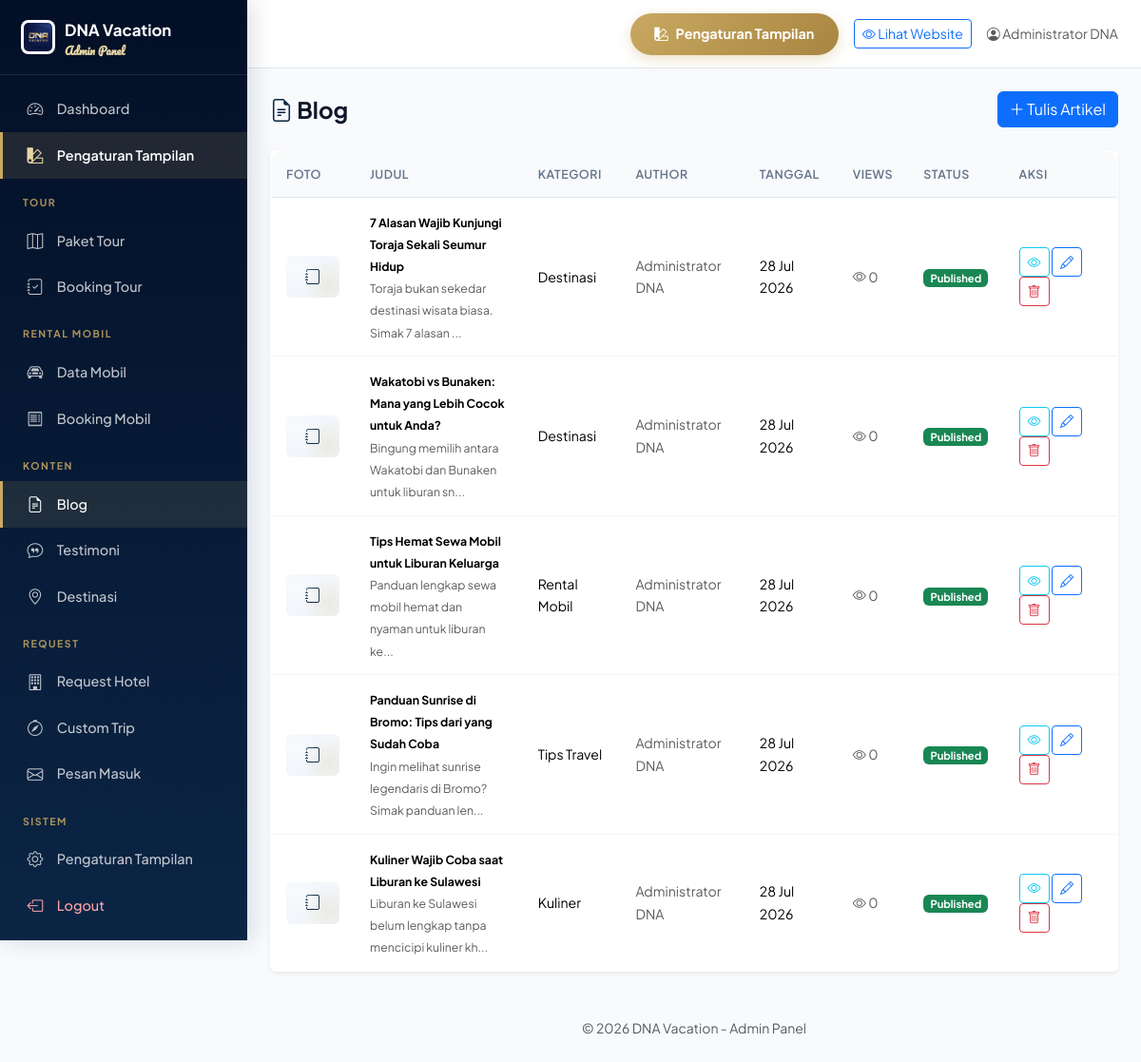
Screenshot of /admin/blog.php (signed in) with the database file from the repository.
### tables this page shows
CREATE TABLE blog_posts (
  id INT AUTO_INCREMENT PRIMARY KEY,
  title VARCHAR(200) NOT NULL,
  slug VARCHAR(220) NOT NULL UNIQUE,
  category_id INT,
  excerpt TEXT,
  content LONGTEXT,
  image VARCHAR(255),
  author_id INT,
  is_published TINYINT(1) DEFAULT 0,
  meta_title VARCHAR(200),
  meta_description TEXT,
  view_count INT DEFAULT 0,
  published_at TIMESTAMP NULL,
  created_at TIMESTAMP DEFAULT CURRENT_TIMESTAMP,
  updated_at TIMESTAMP DEFAULT CURRENT_TIMESTAMP ON UPDATE CURRENT_TIMESTAMP,
  FOREIGN KEY (category_id) REFERENCES blog_categories(id) ON DELETE SET NULL,
  FOREIGN KEY (author_id) REFERENCES admin_users(id) ON DELETE SET NULL,
  INDEX idx_published (is_published),
  INDEX idx_slug (slug)
);

CREATE TABLE blog_categories (
  id INT AUTO_INCREMENT PRIMARY KEY,
  name VARCHAR(100) NOT NULL,
  slug VARCHAR(120) NOT NULL UNIQUE,
  created_at TIMESTAMP DEFAULT CURRENT_TIMESTAMP
);

### includes/config.php (called while the page is built, shortened)
<?php
function e($str) {
    return htmlspecialchars($str, ENT_QUOTES, 'UTF-8');
}
function truncate($text, $length = 100) {
    return substr($text, 0, $length) . '...';
}

### admin/blog.php (the view, shortened to what this page needs)
<?php
require_once __DIR__ . '/includes/header.php';
$posts = $pdo->query("SELECT bp.*, bc.name as cat_name, a.full_name as author_name FROM blog_posts bp LEFT JOIN blog_categories bc ON bp.category_id = bc.id LEFT JOIN admin_users a ON bp.author_id = a.id ORDER BY bp.created_at DESC")->fetchAll();
?>
<div class="p-3 p-md-4">
    <div class="d-flex justify-content-between align-items-center mb-4">
        <h4 class="fw-bold mb-0"><i class="bi bi-file-earmark-text text-primary-custom"></i> Blog</h4>
        <a href="blog-form.php" class="btn btn-primary"><i class="bi bi-plus-lg"></i> Tulis Artikel</a>
    </div>
    <div class="card border-0 shadow-sm">
        <div class="card-body p-0">
            <div class="table-responsive">
                <table class="table admin-table table-hover align-middle mb-0">
                    <thead>
                        <tr>
                            <th style="width:70px">Foto</th>
                            <th>Judul</th>
                            <th>Kategori</th>
                            <th>Author</th>
                            <th>Tanggal</th>
                            <th>Views</th>
                            <th>Status</th>
                            <th style="width:120px">Aksi</th>
                        </tr>
                    </thead>
                    <tbody>
                        <?php if (empty($posts)): ?>
                            <tr><td colspan="8" class="text-center text-muted py-4">Belum ada artikel. <a href="blog-form.php">Tulis artikel pertama Anda</a>.</td></tr>
                        <?php else: ?>
                            <?php foreach ($posts as $p): ?>
                                <tr>
                                    <td>
                                        <?php if ($p['image']): ?>
                                            <img src="<?= uploadUrl($p['image']) ?>" class="rounded" style="width:56px;height:44px;object-fit:cover" onerror="handleImgError(this)">
                                        <?php else: ?>
                                            <div class="placeholder-img rounded" style="width:56px;height:44px;font-size:1rem"><i class="bi bi-journal"></i></div>
                                        <?php endif; ?>
                                    </td>
                                    <td>
                                        <strong class="small"><?= e($p['title']) ?></strong>
                                        <br><small class="text-muted"><?= e(truncate(strip_tags($p['excerpt'] ?: $p['content']), 60)) ?></small>
                                    </td>
                                    <td class="small"><?= e($p['cat_name'] ?? '-') ?></td>
                                    <td class="small text-muted"><?= e($p['author_name'] ?? '-') ?></td>
                                    <td class="small"><?= date('d M Y', strtotime($p['created_at'])) ?></td>
                                    <td class="small text-muted"><i class="bi bi-eye"></i> <?= $p['view_count'] ?></td>
                                    <td>
                                        <a href="?toggle=<?= $p['id'] ?>" class="badge bg-<?= $p['is_published'] ? 'success' : 'secondary' ?> text-decoration-none" style="font-size:.7rem">
                                            <?= $p['is_published'] ? 'Published' : 'Draft' ?>
                                        </a>
                                    </td>
                                    <td>
                                        <?php if ($p['is_published']): ?>
                                        <a href="<?= BASE_URL ?>/blog-detail.php?slug=<?= e($p['slug']) ?>" target="_blank" class="btn btn-sm btn-outline-info" title="Lihat"><i class="bi bi-eye"></i></a>
                                        <?php endif; ?>
                                        <a href="blog-form.php?id=<?= $p['id'] ?>" class="btn btn-sm btn-outline-primary"><i class="bi bi-pencil"></i></a>
                                        <a href="?delete=<?= $p['id'] ?>" class="btn btn-sm btn-outline-danger" data-confirm="Hapus artikel ini?"><i class="bi bi-trash"></i></a>
                                    </td>
                                </tr>
                            <?php endforeach; ?>
                        <?php endif; ?>
                    </tbody>
                </table>
            </div>
        </div>
    </div>
</div>
<?php require_once __DIR__ . '/includes/footer.php'; ?>

### assets/css/style.css (style rules this page uses)
:root { --primary: #0B2545; --primary-dark: #061838; --primary-darker: #030F26; --primary-mid: #13315C; --primary-light: #E8EEF7; --primary-lighter: #F4F7FC; --gold: #C9A961; --gold-dark: #A88540; --gold-light: #E8D6A3; --gold-lighter: #FBF5E4; --secondary: #C9A961; --secondary-dark: #A88540; --secondary-light: #FBF5E4; --accent: #EC7B4E; --accent-light: #FFEDD5; --success: #10B981; --success-light: #D1FAE5; --danger: #EF4444; --warning: #F59E0B; --dark: #0F172A; --gray-50: #F8FAFC; --gray-100: #F1F5F9; --gray-200: #E2E8F0; --gray-300: #CBD5E1; --gray-400: #94A3B8; --gray-500: #64748B; --gray-600: #475569; --gray-700: #334155; --gray-800: #1E293B; --font-main: 'Plus Jakarta Sans', -apple-system, BlinkMacSystemFont, sans-serif; --font-script: 'Pacifico', 'Dancing Script', cursive; --radius: 14px; --radius-sm: 10px; --radius-lg: 20px; --radius-xl: 28px; --shadow: 0 1px 3px rgba(11,37,69,.06), 0 1px 2px rgba(11,37,69,.04); --shadow-md: 0 4px 16px rgba(11,37,69,.08); --shadow-lg: 0 12px 32px rgba(11,37,69,.12); --shadow-xl: 0 20px 48px rgba(11,37,69,.18); --transition: all .25s cubic-bezier(.4,0,.2,1); }
* { box-sizing: border-box; }
body { font-family: var(--font-main); color: var(--dark); line-height: 1.65; background: #fff; -webkit-font-smoothing: antialiased; text-rendering: optimizeLegibility; }
a { text-decoration: none; }
.text-primary-custom { color: var(--primary) !important; }
.placeholder-img { background: linear-gradient(135deg, var(--primary-lighter), var(--gray-100)); display: flex; align-items: center; justify-content: center; color: var(--primary); font-size: 2.5rem; overflow: hidden; position: relative; }
.placeholder-img::before { content: ''; position: absolute; inset: 0; background: radial-gradient(circle at 20% 30%, rgba(255,255,255,.5) 0%, transparent 40%), radial-gradient(circle at 80% 70%, rgba(201,169,97,.15) 0%, transparent 50%); }
body.admin-body { background: var(--gray-50); }
.admin-table { background: #fff; border-radius: var(--radius); border: 1px solid var(--gray-200); overflow: hidden; }
.admin-table th { background: var(--gray-50); font-weight: 600; font-size: .78rem; text-transform: uppercase; letter-spacing: .5px; color: var(--gray-500); padding: .85rem 1rem; border-bottom: 1px solid var(--gray-200); }
.admin-table td { padding: .85rem 1rem; font-size: .88rem; vertical-align: middle; border-bottom: 1px solid var(--gray-100); }
.admin-table tr:last-child td { border-bottom: none; }

### rows the page displays
blog_posts: title "7 Alasan Wajib Kunjungi Toraja Sekali Seumur Hidup", excerpt "Toraja bukan sekedar destinasi wisata biasa. Simak 7 alasan ...", category.name "Destinasi", author.full_name "Administrator DNA", created_at "28 Jul 2026", view_count "0", is_published "Published"
blog_posts: title "Wakatobi vs Bunaken: Mana yang Lebih Cocok untuk Anda?", excerpt "Bingung memilih antara Wakatobi dan Bunaken untuk liburan sn...", category.name "Destinasi", author.full_name "Administrator DNA", created_at "28 Jul 2026", view_count "0", is_published "Published"
blog_posts: title "Tips Hemat Sewa Mobil untuk Liburan Keluarga", excerpt "Panduan lengkap sewa mobil hemat dan nyaman untuk liburan ke...", category.name "Rental Mobil", author.full_name "Administrator DNA", created_at "28 Jul 2026", view_count "0", is_published "Published"
blog_posts: title "Panduan Sunrise di Bromo: Tips dari yang Sudah Coba", excerpt "Ingin melihat sunrise legendaris di Bromo? Simak panduan len...", category.name "Tips Travel", author.full_name "Administrator DNA", created_at "28 Jul 2026", view_count "0", is_published "Published"
blog_posts: title "Kuliner Wajib Coba saat Liburan ke Sulawesi", excerpt "Liburan ke Sulawesi belum lengkap tanpa mencicipi kuliner kh...", category.name "Kuliner", author.full_name "Administrator DNA", created_at "28 Jul 2026", view_count "0", is_published "Published"

### other values shown
$_SESSION['admin_name'] "Administrator DNA"
SITE_NAME "DNA Vacation"
